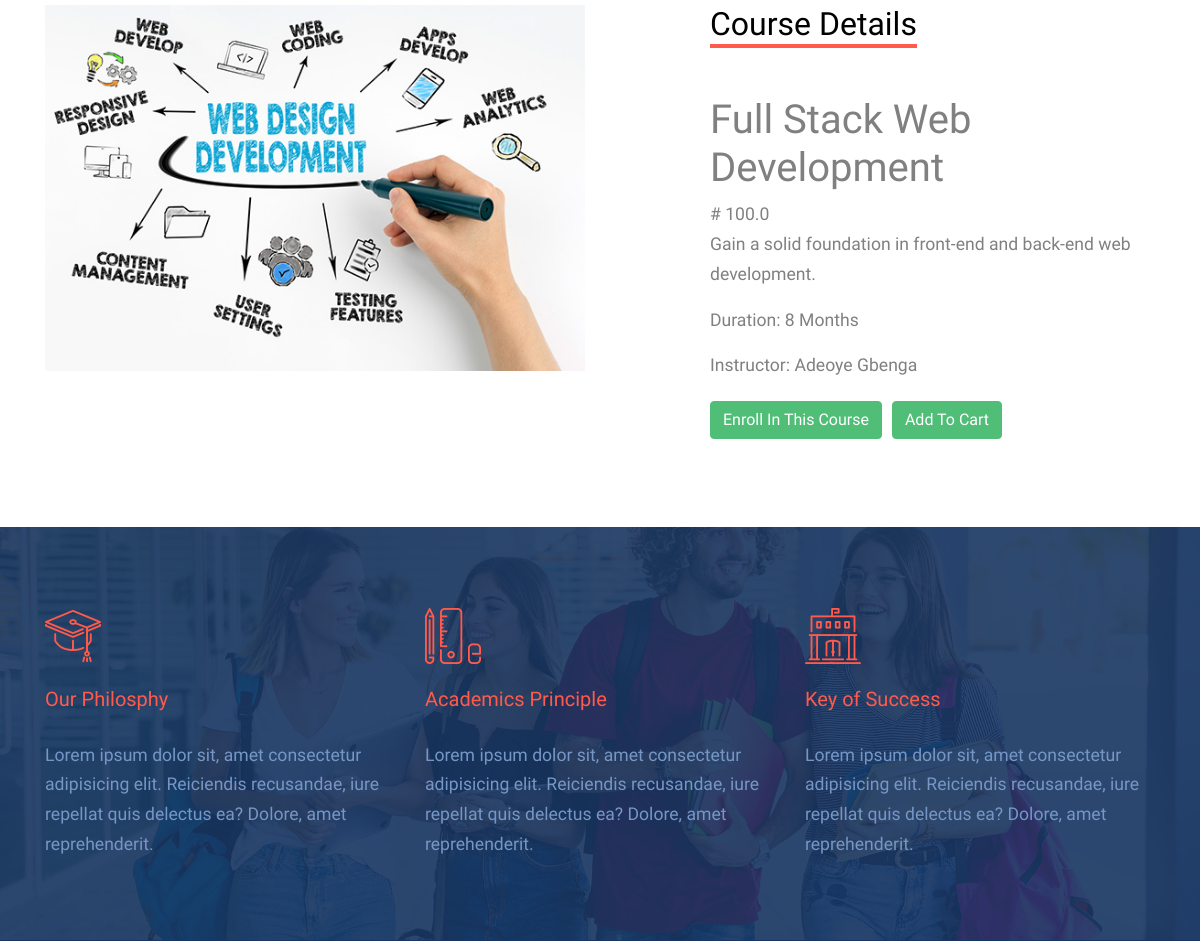
Page /course/3 (signed in, middle part) on the earlier database version.
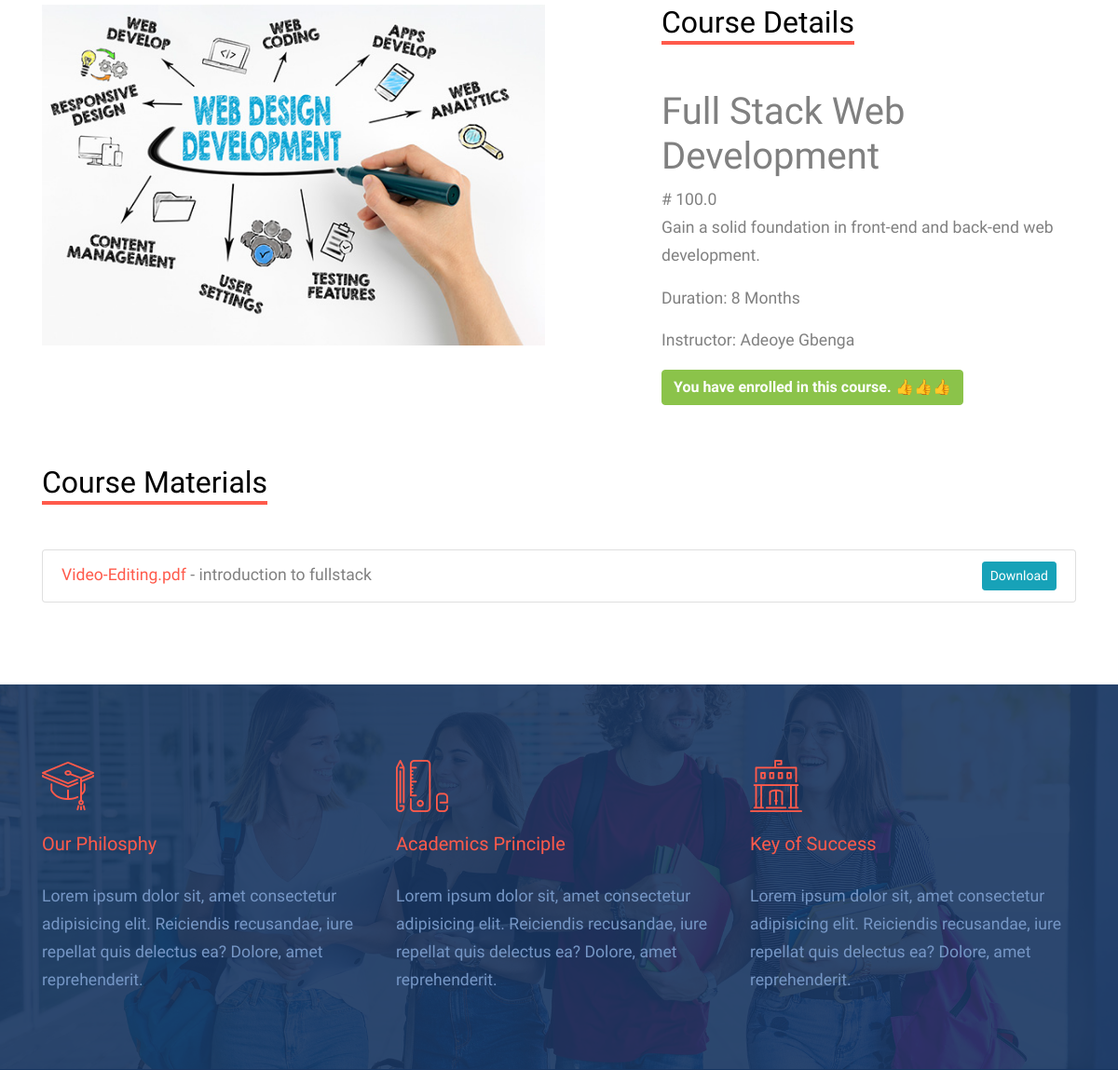
Same page on the later database version.
### model.py (models this page shows, shortened)
class Course(db.Model):
    id = db.Column(db.Integer, primary_key=True)
    title = db.Column(db.String(150))
    description = db.Column(db.String(500))
    price = db.Column(db.Float)
    student_id = db.Column(db.Integer, db.ForeignKey('student.id'))
    instructor_id = db.Column(db.Integer, db.ForeignKey('instructor.id'))
    image = db.Column(db.String(150), nullable=False)
    category = db.Column(db.String(100), nullable=False)
    duration = db.Column(db.String(30))
    instructor = db.relationship('Instructor', back_populates='courses')
    payments = db.relationship('Payment', back_populates='course')
    materials = db.relationship('CourseMaterial', back_populates='course', cascade='all, delete-orphan')

class Instructor(db.Model):
    id = db.Column(db.Integer, primary_key=True)
    fullname = db.Column(db.String(150))
    email = db.Column(db.String(150))
    phone_number = db.Column(db.String(20))
    house_address = db.Column(db.String(200))
    profile_image = db.Column(db.String(150))
    courses = db.relationship('Course', back_populates='instructor')

class CourseMaterial(db.Model):
    id = db.Column(db.Integer, primary_key=True)
    course_id = db.Column(db.Integer, db.ForeignKey('course.id'), nullable=False)
    filename = db.Column(db.String(150), nullable=False)
    filepath = db.Column(db.String(200), nullable=False)
    description = db.Column(db.String(500))
    date_added = db.Column(db.DateTime, default=datetime.utcnow)
    course = db.relationship('Course', back_populates='materials')

### main.py (the view)
@app.route('/course/<int:course_id>')
@login_required
def course(course_id):
    course = Course.query.get_or_404(course_id)
    payment_exists = False
    course_materials = []
    if current_user.is_authenticated:
        payment = Payment.query.filter_by(user_id=current_user.id, course_id=course_id, status='success').first()
        if payment:
            payment_exists = True
            course_materials = CourseMaterial.query.filter_by(course_id=course_id).all()
    return render_template('course-single.html', course=course, payment_exists=payment_exists, course_materials=course_materials)

### main.py (called while the page is built)
@login_manager.user_loader
def load_user(user_id):
    return User.query.get(int(user_id))

### templates/course-single.html (shortened to what this page needs)
<!DOCTYPE html>
<html lang="en">
<head>
  <link rel="stylesheet" href="{{ url_for('static', filename='css/bootstrap.min.css') }}">
  <link rel="stylesheet" href="{{ url_for('static', filename='css/jquery-ui.css') }}">
  <link rel="stylesheet" href="{{ url_for('static', filename='css/owl.carousel.min.css') }}">
  <link rel="stylesheet" href="{{ url_for('static', filename='css/owl.theme.default.min.css') }}">
  <link rel="stylesheet" href="{{ url_for('static', filename='css/jquery.fancybox.min.css') }}">
  <link rel="stylesheet" href="{{ url_for('static', filename='css/bootstrap-datepicker.css') }}">
  <link rel="stylesheet" href="{{ url_for('static', filename='fonts/flaticon/font/flaticon.css') }}">
  <link rel="stylesheet" href="{{ url_for('static', filename='css/jquery.mb.YTPlayer.min.css') }}" media="all" type="text/css">
  <link rel="stylesheet" href="{{ url_for('static', filename='css/style.css') }}">
  <link rel="stylesheet" href="{{ url_for('static', filename='fonts/icomoon/style.css') }}">
</head>
<body data-spy="scroll" data-target=".site-navbar-target" data-offset="300">
  <div class="site-wrap">
    <div class="site-section">
      <div class="container">
          <div class="row">
              <div class="col-md-6 mb-4">
                  <p>
                      <img src="{{ url_for('static', filename='images/' + course.image) }}" alt="Image" class="img-fluid">
                  </p>
              </div>
              <div class="col-lg-5 ml-auto align-self-center">
                  <h2 class="section-title-underline mb-5">
                      <span>Course Details</span>
                  </h2>
                  <h1>{{ course.title }}</h1>
                  <div class="price"># {{ course.price }}</div>
                  <div class="description">
                      <p>{{ course.description }}</p>
                  </div>
                  <div class="duration">
                      <p>Duration: {{ course.duration }}</p>
                  </div>
                  <div class="instructor">
                      {% if course.instructor %}
                          <p>Instructor: {{ course.instructor.fullname }}</p>
                      {% else %}
                          <p>No Instructor Assigned</p>
                      {% endif %}
                  </div>
                  {% if current_user.is_authenticated %}
                  {% if payment_exists %}
                    <p class="btn btn-success" style="font-weight: 800; color: #fff;">You have enrolled in this course. 👍👍👍</p>
                      {% else %}
                          <div style="margin-top: 20px; display: flex;">
                              <a href="{{ url_for('student.enroll', course_id=course.id) }}" class="btn btn-primary">Enroll In This Course</a>
                              <form action="{{ url_for('student.add_to_cart', course_id=course.id) }}" method="POST" style="margin-left: 10px;">
                                  <button type="submit" class="btn btn-primary">Add To Cart</button>
                              </form>
                          </div>
                      {% endif %}
                  {% endif %}
              </div>
          </div>
          {% if payment_exists %}
              <div class="row mt-5">
                  <div class="col-12">
                      <h2 class="section-title-underline mb-5">
                          <span>Course Materials</span>
                      </h2>
                      <ul class="list-group">
                          {% for material in course.materials %}
                          <li class="list-group-item">
                              <a href="{{ url_for('open_material', material_id=material.id) }}" target="_blank">{{ material.filename }}</a>
                              - {{ material.description }}
                              <a href="{{ url_for('download_material', material_id=material.id) }}" class="btn btn-info btn-sm float-right">Download</a>
                          </li>
                          {% endfor %}
                      </ul>
                  </div>
              </div>
          {% endif %}
      </div>
    </div>
    <div class="section-bg style-1" style="background-image: url('{{ url_for('static', filename='images/hero_1.jpg') }}')">
      <div class="container">
        <div class="row">
          <div class="col-lg-4 col-md-6 mb-5 mb-lg-0">
            <span class="icon flaticon-mortarboard"></span>
            <h3>Our Philosphy</h3>
            <p>Lorem ipsum dolor sit, amet consectetur adipisicing elit. Reiciendis recusandae, iure repellat quis delectus ea? Dolore, amet reprehenderit.</p>
          </div>
          <div class="col-lg-4 col-md-6 mb-5 mb-lg-0">
            <span class="icon flaticon-school-material"></span>
            <h3>Academics Principle</h3>
            <p>Lorem ipsum dolor sit, amet consectetur adipisicing elit. Reiciendis recusandae, iure repellat quis delectus ea?
              Dolore, amet reprehenderit.</p>
          </div>
          <div class="col-lg-4 col-md-6 mb-5 mb-lg-0">
            <span class="icon flaticon-library"></span>
            <h3>Key of Success</h3>
            <p>Lorem ipsum dolor sit, amet consectetur adipisicing elit. Reiciendis recusandae, iure repellat quis delectus ea?
              Dolore, amet reprehenderit.</p>
          </div>
        </div>
      </div>
    </div>
    </div>
</body>
</html>

### static/css/style.css (style rules this page uses)
body { line-height: 1.7; color: gray; font-weight: 300; font-size: 1.1rem; }
a { -webkit-transition: 0.3s all ease; -o-transition: 0.3s all ease; transition: 0.3s all ease; color: #ff5a4b; }
h1, h2, h3, h4, h5, .h1, .h2, .h3, .h4, .h5 { font-family: "Muli", -apple-system, BlinkMacSystemFont, "Segoe UI", Roboto, "Helvetica Neue", Arial, sans-serif, "Apple Color Emoji", "Segoe UI Emoji", "Segoe UI Symbol", "Noto Color Emoji"; }
.site-wrap:before { display: none; -webkit-transition: 0.3s all ease-in-out; -o-transition: 0.3s all ease-in-out; transition: 0.3s all ease-in-out; background: rgba(0, 0, 0, 0.6); content: ""; position: absolute; z-index: 2000; top: 0; left: 0; right: 0; bottom: 0; opacity: 0; visibility: hidden; }
.site-section { padding: 2.5em 0; }
@media (min-width: 768px) { .site-section { padding: 5em 0; } }
.section-title-underline { color: #000; }
.section-title-underline span { display: inline-block; border-bottom: 4px solid #ff5a4b; }
.section-bg { background-size: cover; background-position: center; background-repeat: no-repeat; padding: 4rem 0; }
.section-bg.style-1 { position: relative; }
.section-bg.style-1:before { content: ""; position: absolute; top: 0; left: 0; right: 0; bottom: 0; background: #183661; opacity: 0.9; z-index: 0; }
.section-bg.style-1 > .container { z-index: 2; }
.section-bg.style-1 .icon { font-size: 3.5rem; color: #ff5a4b; }
.section-bg.style-1 h3 { font-size: 20px; color: #ff5a4b; margin-bottom: 30px; }
.section-bg.style-1 p { color: #7697c6; }

Differences in the rows shown:
added CourseMaterial: filename "Video-Editing.pdf", description "introduction to fullstack"
Other differences:
text no longer shown: "Enroll In This Course Add To Cart"
text now shown: "You have enrolled in this course. 👍👍👍 Course Materials"
